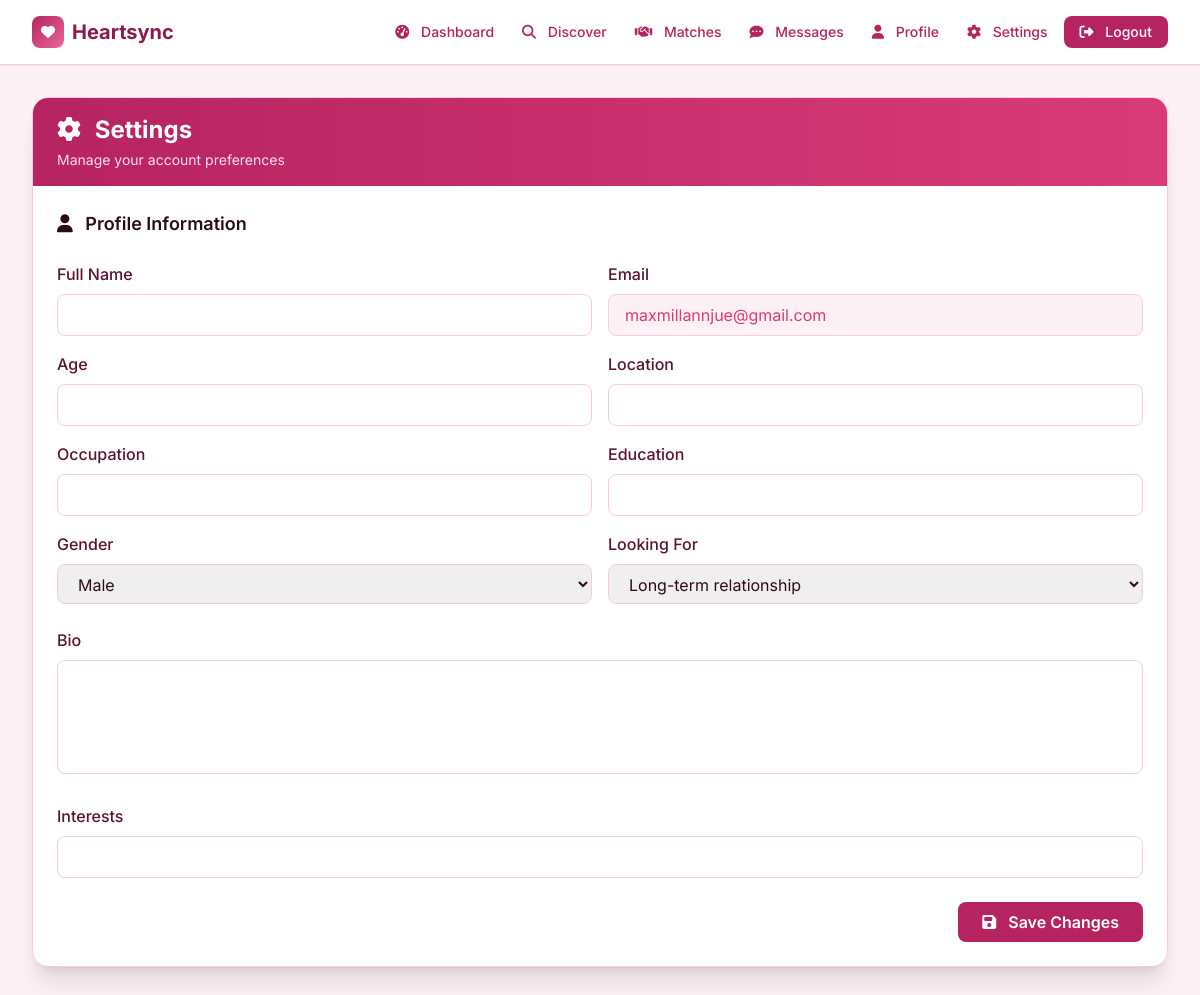
The app's page /settings (signed in), older data.
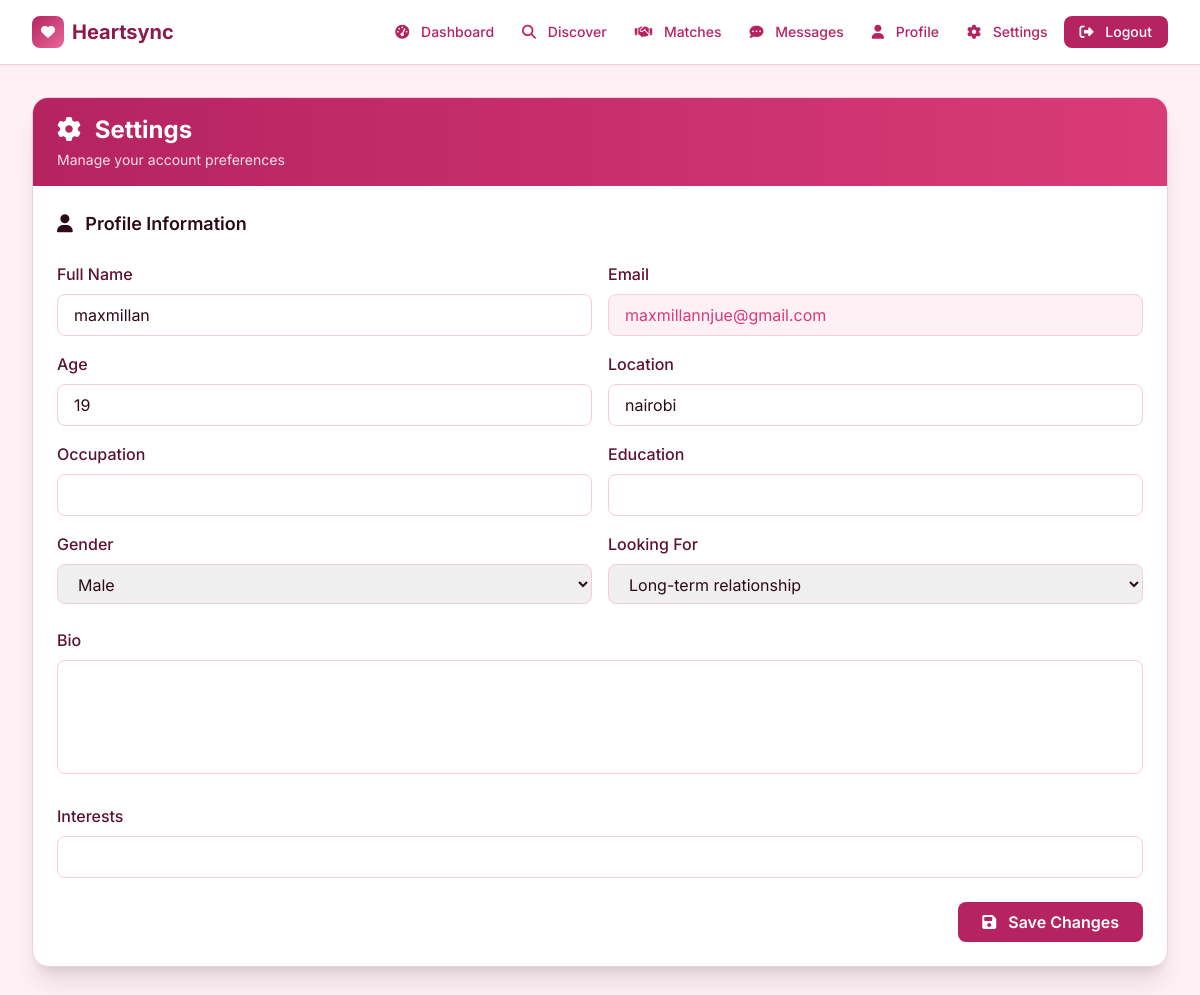
The same page, newer data.
### tables this page shows
CREATE TABLE profiles (
                email TEXT PRIMARY KEY,
                full_name TEXT,
                age INTEGER,
                location TEXT,
                occupation TEXT,
                bio TEXT,
                interests TEXT,
                gender TEXT,
                looking_for TEXT,
                height TEXT,
                education TEXT,
                avatar_url TEXT,
                photos TEXT,
                created_at TIMESTAMP
            );

### app.py (the view)
@app.route('/settings')
@login_required
def settings():
    profile_data = get_profile(session['user_id']) or {}
    return render_template('settings.html', user=profile_data, user_email=session['user_id'])

### app.py (called while the page is built)
def get_db():
    conn = sqlite3.connect(DATABASE)
    conn.row_factory = sqlite3.Row
    return conn

def login_required(f):
    @wraps(f)
    def wrapper(*args, **kwargs):
        if 'user_id' not in session:
            flash('Please login first', 'warning')
            return redirect(url_for('login'))
        return f(*args, **kwargs)
    return wrapper

def get_profile(email):
    with get_db() as conn:
        row = conn.execute("SELECT * FROM profiles WHERE email=?", (email,)).fetchone()
        if row:
            d = dict(row)
            d['interests'] = json.loads(d['interests']) if d['interests'] else []
            return d
        return None

### templates/settings.html (shortened to what the changed rows need)
{% extends "base.html" %}
{% block content %}
<div class="bg-white rounded-2xl shadow-xl border border-hs-200 overflow-hidden">
    <div class="bg-gradient-to-r from-hs-600 to-hs-500 px-6 py-4">
        <h1 class="text-2xl font-bold text-white"><i class="fas fa-cog mr-2"></i> Settings</h1>
    </div>
    <div class="p-6">
        <form id="profileForm" class="space-y-6">
            <div class="grid grid-cols-1 md:grid-cols-2 gap-4">
                <div>
                    <label class="block text-hs-800 font-medium mb-2">Full Name</label>
                    <input type="text" id="fullName" value="{{ user.full_name }}" class="w-full px-4 py-2 border border-hs-200 rounded-lg focus:ring-2 focus:ring-hs-500 outline-none">
                </div>
                <div>
                    <label class="block text-hs-800 font-medium mb-2">Age</label>
                    <input type="number" id="age" value="{{ user.age }}" class="w-full px-4 py-2 border border-hs-200 rounded-lg focus:ring-2 focus:ring-hs-500 outline-none">
                </div>
                <div>
                    <label class="block text-hs-800 font-medium mb-2">Location</label>
                    <input type="text" id="location" value="{{ user.location }}" class="w-full px-4 py-2 border border-hs-200 rounded-lg focus:ring-2 focus:ring-hs-500 outline-none">
                </div>
                <div>
                    <label class="block text-hs-800 font-medium mb-2">Gender</label>
                    <select id="gender" class="w-full px-4 py-2 border border-hs-200 rounded-lg focus:ring-2 focus:ring-hs-500 outline-none">
                        <option value="Male" {% if user.gender == 'Male' %}selected{% endif %}>Male</option>
                    </select>
                </div>
                <div>
                    <label class="block text-hs-800 font-medium mb-2">Looking For</label>
                    <select id="lookingFor" class="w-full px-4 py-2 border border-hs-200 rounded-lg focus:ring-2 focus:ring-hs-500 outline-none">
                        <option value="Long-term relationship" {% if user.looking_for == 'Long-term relationship' %}selected{% endif %}>Long-term relationship</option>
                    </select>
                </div>
            </div>
        </form>
    </div>
</div>
{% endblock %}

Row changes from the older to the newer data that the page shows:
added profiles: full_name "maxmillan", age "19", location "nairobi", gender "Male", looking_for "Long-term relationship"
Text that changed along with them:
form field value: "Male" → (not shown)
form field value: "Long-term relationship" → (not shown)
